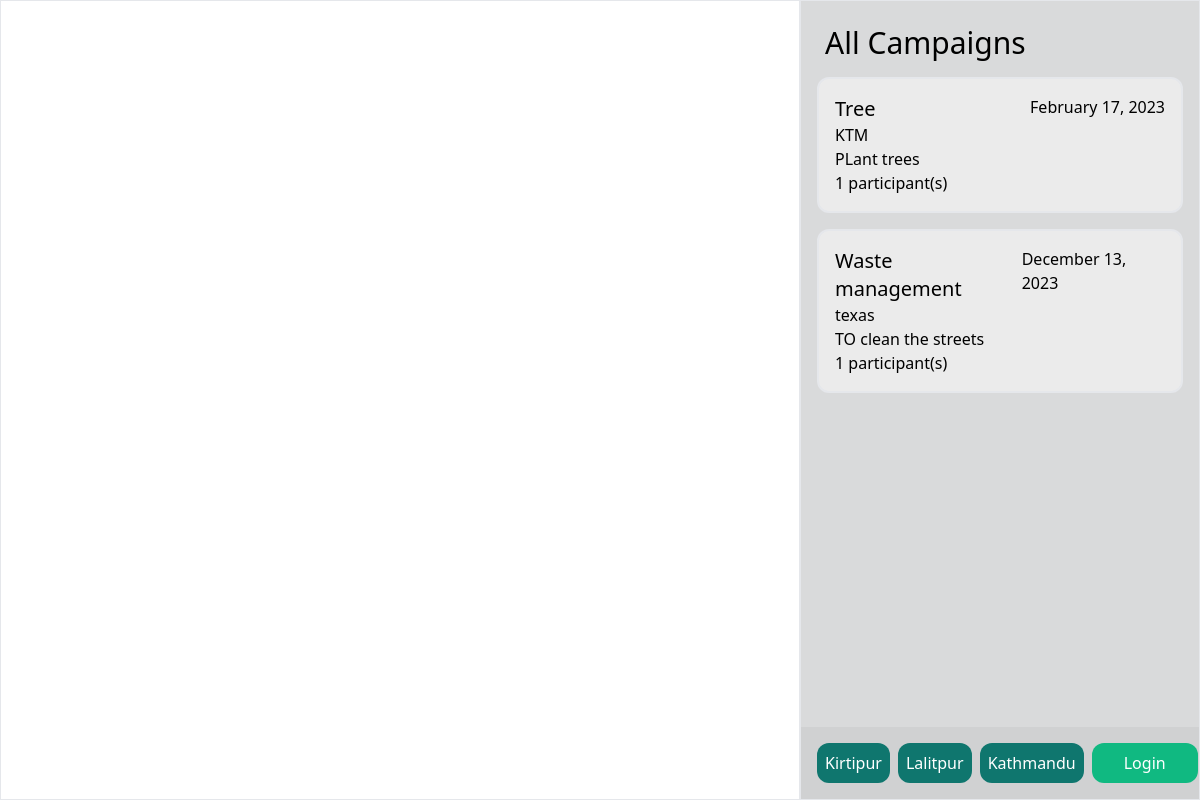
The app's page /, older data.
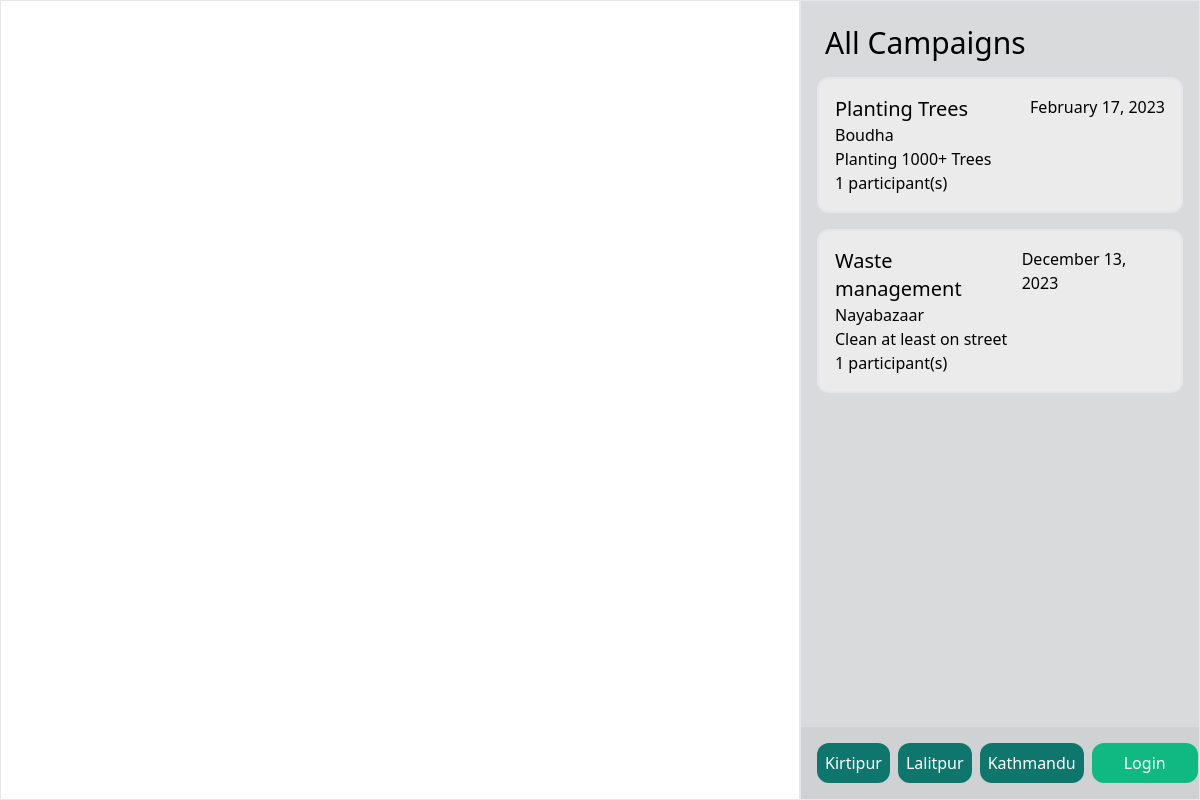
The same page, newer data.
### ecolink_app/models.py (models this page shows)
class Campaign(models.Model):
    organizer = models.ForeignKey(User, on_delete=models.CASCADE, related_name="organized_events")
    title = models.CharField(max_length=100)
    description = models.TextField()
    date = models.DateTimeField()
    city = models.ForeignKey(City, on_delete=models.CASCADE, related_name="city_campaigns")
    area = models.CharField(max_length=50)
    target = models.CharField(max_length=200)
    attendees = models.ManyToManyField(User, related_name="joined_events")
    contact_no = models.IntegerField(null=True)

### ecolink_app/views.py (the view, shortened to what this page needs)
# urls.py: path('', views.default_view, name="default_view"),
def default_view(request):
    error = None
    return render(request, "ecolink.html", {
        "campaigns" : Campaign.objects.all(),
        "cities" : City.objects.all(),
        "error" : error
    })

### ecolink_app/templates/ecolink.html (shortened to what this page needs)
{% load static %}
<!DOCTYPE html>
<html lang="en">
<head>
    <script src="https://cdn.tailwindcss.com"></script>
    <link rel="stylesheet" href="https://unpkg.com/leaflet@1.9.4/dist/leaflet.css"/>
    <link href="https://cdn.maptiler.com/maptiler-sdk-js/v1.2.0/maptiler-sdk.css" rel="stylesheet" />
    <link href="{% static 'css/style.css' %}" rel="stylesheet">
</head>
<body class="flex">
    <div id="map_details" class="border flex-1">
        <div class="h-full w-full" id="map"></div>
    </div>
    <div id="campaigns" class="flex flex-col justify-center border w-1/3 primary-c">
        <div id="city_name_2" class="p-4 m-2 mb-0 w-5/6 text-3xl">All Campaigns</div>
        <div id="campaigns_list" class="flex flex-col h-full">
            {% for campaign in campaigns %}
                <div id="single_campaign" class="cursor-pointer flex flex-col h-max m-4 mt-0 p-4 secondary-c rounded-xl border-2" data-id="{{campaign.id}}" data-user="{{user.username}}" data-date="{{campaign.date}}" data-city="{{campaign.city.city}}">
                    <div class="justify-between flex flex-row">
                        <div class="text-xl">{{campaign.title}}</div>
                        <div>{{ campaign.date | date:'F d, Y'}}</div>
                    </div>
                    <div>{{campaign.area}}</div>
                    <div>{{campaign.target}}</div>
                    <div>{{campaign.attendees.count}} participant(s)</div>
                </div>
            {% endfor %}
        </div>
        <div class="flex flex-row p-4 justify-between tertiary-c">
            <div class="flex gap-2">
                <button onclick="filter_city('kirtipur')" class="p-2 bg-teal-700 rounded-xl hover:bg-teal-800 text-white cursor-pointer">Kirtipur</button>
                <button onclick="filter_city('lalitpur')" class="p-2 bg-teal-700 rounded-xl hover:bg-teal-800 text-white cursor-pointer">Lalitpur</button>
                <button onclick="filter_city('kathmandu')" class="p-2 bg-teal-700 rounded-xl hover:bg-teal-800 text-white cursor-pointer">Kathmandu</button>
            </div>
        {% if user.is_authenticated %}
            <form action="{% url 'logout' %}" method="post">
                {% csrf_token %}
                <button type="submit" class="bg-emerald-500 mx-2 p-2 text-white px-8 rounded-xl hover:bg-emerald-600">Logout</button>
            </form>
        {% else %}
            <button id="start_campaign_button" class="bg-emerald-500 text-white mx-2 p-2 px-8 rounded-xl hover:bg-emerald-400" onclick="login_view()">Login</button>
        {% endif %}
    </div>
    </div>
</body>
</html>

Row changes from the older to the newer data that the page shows:
changed Campaign id 1: title "Tree" → "Planting Trees"; area "KTM" → "Boudha"; target "PLant trees" → "Planting 1000+ Trees"
changed Campaign "Waste management": area "texas" → "Nayabazaar"; target "TO clean the streets" → "Clean at least on street"
